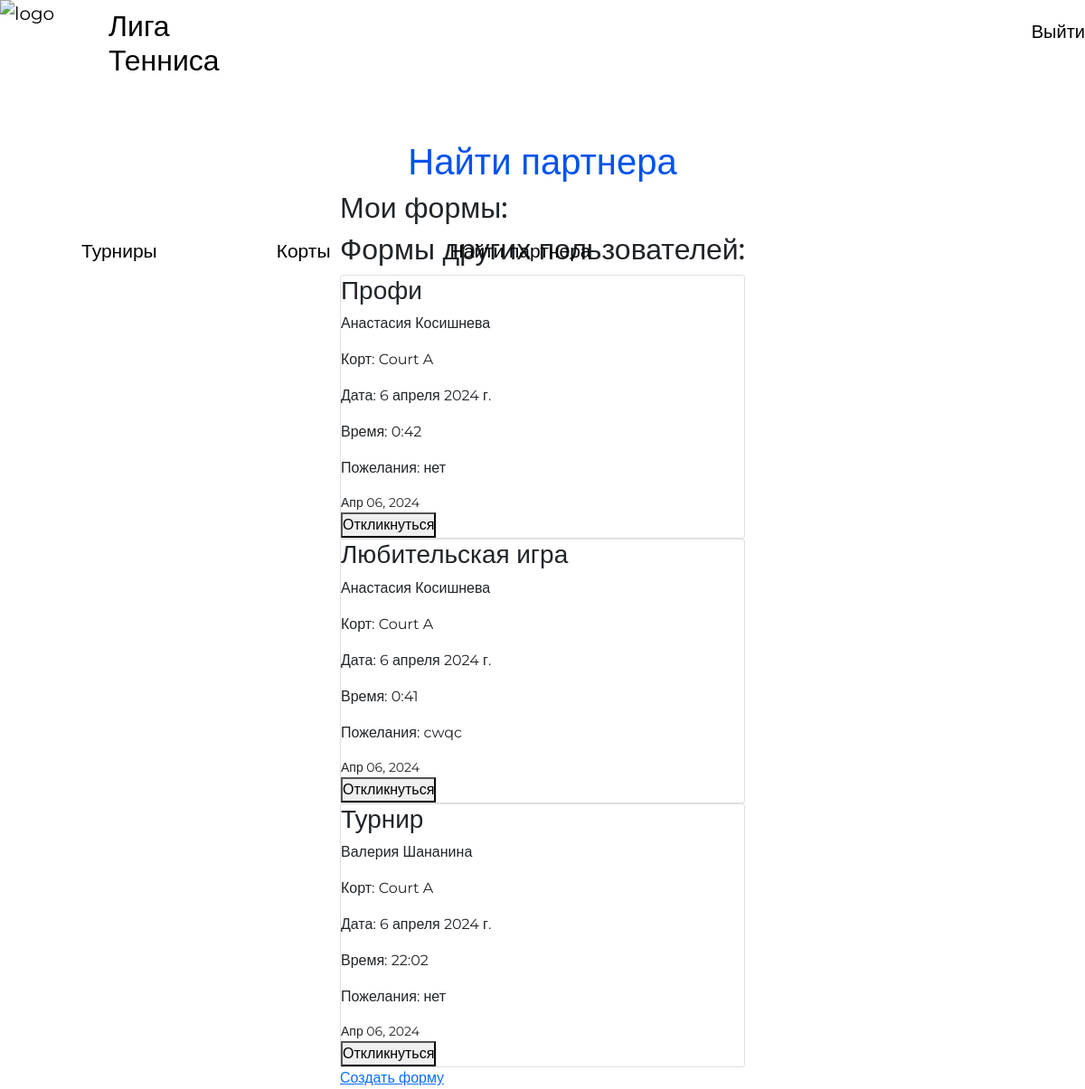
/find_partner/ (signed in), run on the app's committed database.
### blog/models.py (models this page shows, shortened)
class Post(models.Model):
    COURT_CHOICES = (
        ('Court A', 'Court A'),
        ('Court B', 'Court B'),
        ('Court C', 'Court C'),
    )
    title = models.CharField('Заголовок', max_length=120)
    court = models.CharField('Корт', max_length=20,
                             choices=COURT_CHOICES, default='Court A')
    training_date = models.DateField(
        'Дата', default=datetime.date.today)
    training_time = models.TimeField(
        'Время', default=datetime.time(0, 0))
    preferences = models.TextField('Пожелания', default='')
    published_at = models.DateTimeField('Опубликовано', default=timezone.now)
    author = models.ForeignKey(User, on_delete=models.CASCADE)
    responders = models.ManyToManyField(User, related_name='responded_posts')
    class Meta:
        ordering = ['-published_at']

### blog/views.py (the view)
# urls.py: path('find_partner/', views.find_partner, name='find_partner'),
def find_partner(request):
    posts = Post.objects.all()
    context = {'posts': posts}
    return render(request, "blog/find_partner.html", context)

### blog/templates/blog/find_partner.html (shortened to what this page needs)
{% extends 'base.html' %}
{% block content %}
{% load static %}
<!DOCTYPE html>
<html lang="ru">
<head>
  <link href="https://cdn.jsdelivr.net/npm/bootstrap@5.0.0-beta1/dist/css/bootstrap.min.css" rel="stylesheet">
  <link rel="stylesheet" href="{% static 'css/find_partner.css'%}" type="text/css">
</head>
<body>
  <div><h1 class="find">Найти партнера</h1></div>
<div class="card-container" style="left:-3000px;">
  <div>
    <h2>Мои формы:</h2>
  </div>
  <div>
    <h2>Формы других пользователей:</h2>
    {% for post in posts %}
      {% if request.user.is_authenticated and request.user != post.author %}
        <div class="card">
          <h3>{{ post.title }}</h3>
          <p>{{ post.author.first_name }} {{ post.author.last_name }}</p>
          <p>Корт: {{ post.court }}</p>
          <p>Дата: {{ post.training_date }}</p>
          <p>Время: {{ post.training_time }}</p>
          <p>Пожелания: {{ post.preferences }}</p>
          <small>{{ post.published_at | date:"M d, Y" }}</small>
          {% if request.user in post.responders.all %}
            <form method="post" action="{% url 'cancel_responder' post.id %}">
              {% csrf_token %}
              <input type="hidden" name="responder_id" value="{{ request.user.id }}">
              <button type="submit">Отменить отклик</button>
            </form>
          {% else %}
            <form method="post" action="{% url 'respond_to_post' post.id %}">
              <button type="submit">Откликнуться</button>
            </form>
          {% endif %}
        </div>
      {% endif %}
    {% endfor %}
</div>
<a href="{% url 'add_post' %}">Создать форму</a>
</div>
</body>
{% endblock content %}

### static/css/registration.css (style rules this page uses)
* { margin: 0; padding: 0; box-sizing: border-box; font-family: "Montserrat", sans-serif; font-optical-sizing: auto; font-weight: weight; font-style: normal; }

### static/css/navigation.css (style rules this page uses)
* { font-family: "Montserrat", sans-serif; font-optical-sizing: auto; font-weight: weight; font-style: normal; }
body { height:1080px; width:100%; }
html { width: 100%; margin: 0; }
* { margin: 0; padding: 0; box-sizing: border-box; font-family: 'Montserrat', sans-serif; }
body { display: flex; flex-direction: column; justify-content: flex-end; min-height: 100vh; }

### static/css/style.css (style rules this page uses)
h1 { color: #0052ea; }
form { max-width: 400px; }

### static/css/find_partner.css (style rules this page uses)
body { margin: 0; background-color: white; }
.card-container { margin-bottom: 20px; margin: auto; max-width: 1200px; padding: 0px 0px; }

### data on the page
Post: title "Профи", author.first_name "Анастасия", author.last_name "Косишнева", court "Court A", training_date "6 апреля 2024 г.", training_time "0:42", preferences "нет", published_at "Апр 06, 2024"
Post: title "Любительская игра", author.first_name "Анастасия", author.last_name "Косишнева", court "Court A", training_date "6 апреля 2024 г.", training_time "0:41", preferences "cwqc", published_at "Апр 06, 2024"
Post: title "Турнир", author.first_name "Валерия", author.last_name "Шананина", court "Court A", training_date "6 апреля 2024 г.", training_time "22:02", preferences "нет", published_at "Апр 06, 2024"
